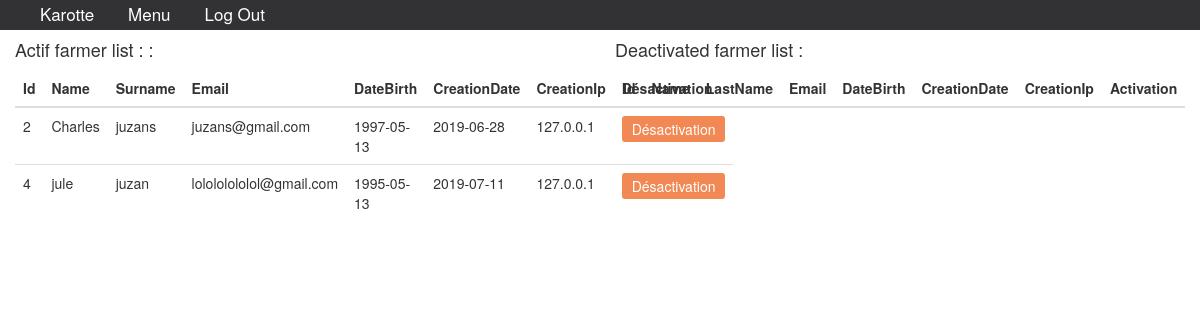
The page /BackOfficeKarotte/ActiveAgriculteur (signed in) on the database its author committed.
### tables this page shows
CREATE TABLE IF NOT EXISTS `Users` (
  `Id` int(9) NOT NULL,
  `Name` varchar(255) NOT NULL,
  `LastName` varchar(255) NOT NULL,
  `Email` varchar(255) NOT NULL,
  `Password` varchar(255) NOT NULL,
  `DateBirth` date DEFAULT NULL,
  `Type` int(1) NOT NULL,
  `Actif` int(1) NOT NULL DEFAULT '0',
  `Status` int(1) NOT NULL DEFAULT '1',
  `CreationDate` date NOT NULL,
  `CreationIp` varchar(100) NOT NULL
);

### BackOfficeKarotte/Controller/ActiveFarmer.php (called while the page is built, shortened)
<?php
$objOffice = new office($connectOffice);
$listes = $objOffice->ListingFarmersActif();
?>

### BackOfficeKarotte/model/connectOffice.class.php (called while the page is built, shortened)
<?php
class connectOffice {
    public function setConnect(PDO $connectOffice)
    {
        $this -> _connectOffice = $connectOffice;
    }
}
?>

### BackOfficeKarotte/model/office.class.php (called while the page is built, shortened)
<?php
class office extends connectOffice {
    public function ListingFarmersActif(){
        $req = $this -> _connectOffice -> query("SELECT * FROM `Users` WHERE `Type` = 2 AND Actif ='0'");
        $res = $req -> fetchAll();
        return $res;
    }
}
?>

### BackOfficeKarotte/views/ActiveAgriculteur.php (the view, shortened to what this page needs)
<?php
require "Controller/ActiveFarmer.php"
?>
<div class="container-fluid ListeUtilisateurs">
    <div class="row">
        <div class="col-lg-6">
            <h4>Actif farmer list : :</h4>
            <table class="table table-hover table-fixed">
                <thead>
                <tr>
                    <th>Id</th>
                    <th>Name</th>
                    <th>Surname</th>
                    <th>Email</th>
                    <th>DateBirth</th>
                    <th>CreationDate</th>
                    <th>CreationIp</th>
                    <th>Désactivation</th>
                </tr>
                </thead>
                <tbody>
                <?php
                foreach($listes as $Liste){
                    ?>
                    <tr>
                        <td><?= $Liste['Id'] ?></td>
                        <td><?= $Liste['Name'] ?></td>
                        <td><?= $Liste['LastName'] ?></td>
                        <td><?= $Liste['Email'] ?></td>
                        <td><?= $Liste['DateBirth'] ?></td>
                        <td><?= $Liste['CreationDate'] ?></td>
                        <td><?= $Liste['CreationIp'] ?></td>
                        <td>
                            <form method="post">
                                <input class="produitInput" type="submit" name="deactiver" value="Désactivation">
                            </form>
                        </td>
                    </tr>
                    <?php
                }
                ?>
                </tbody>
            </table>
        </div>
        <div class="col-lg-6">
            <h4>Deactivated farmer list :</h4>
            <table class="table table-hover table-fixed">
                <thead>
                <tr>
                    <th>Id</th>
                    <th>Name</th>
                    <th>LastName</th>
                    <th>Email</th>
                    <th>DateBirth</th>
                    <th>CreationDate</th>
                    <th>CreationIp</th>
                    <th>Activation</th>
                </tr>
                </thead>
            </table>
        </div>
    </div>
</div>

### BackOfficeKarotte/src/asset/css/2486.css (style rules this page uses)
.produitInput { padding: 3px 10px; background: #f28853; border: none; border-radius: 3px; color: #fff; }

### rows shown on the page
users: Id "2", Name "Charles", LastName "juzans", Email "juzans@gmail.com", DateBirth "1997-05-13", CreationDate "2019-06-28", CreationIp "127.0.0.1"
users: Id "4", Name "jule", LastName "juzan", Email "lolololololol@gmail.com", DateBirth "1995-05-13", CreationDate "2019-07-11", CreationIp "127.0.0.1"
